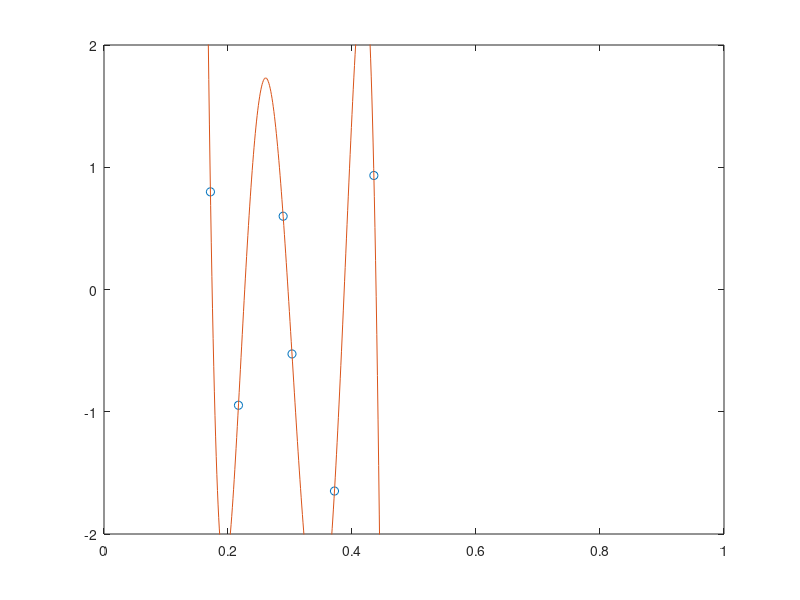
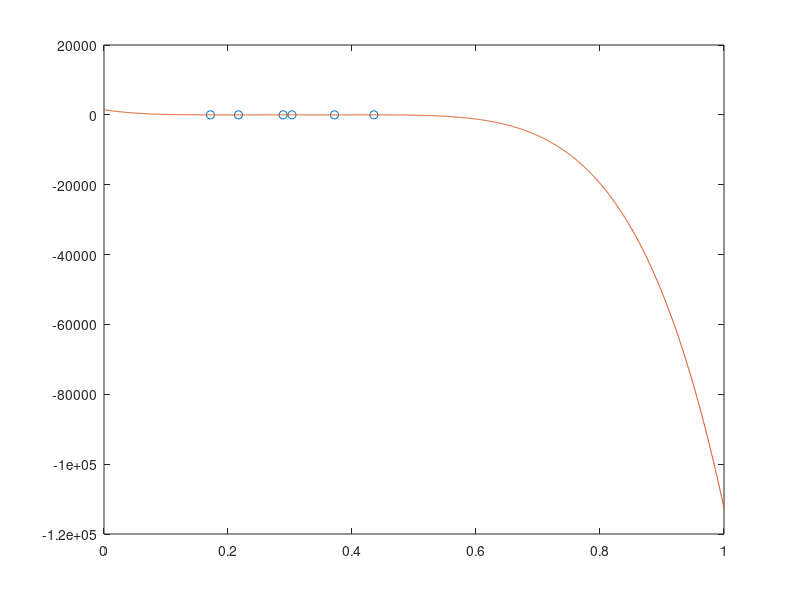
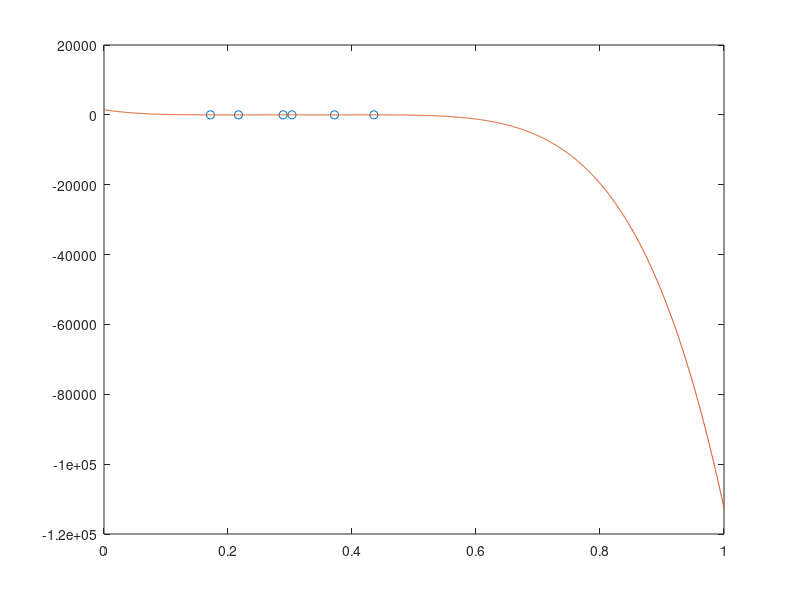
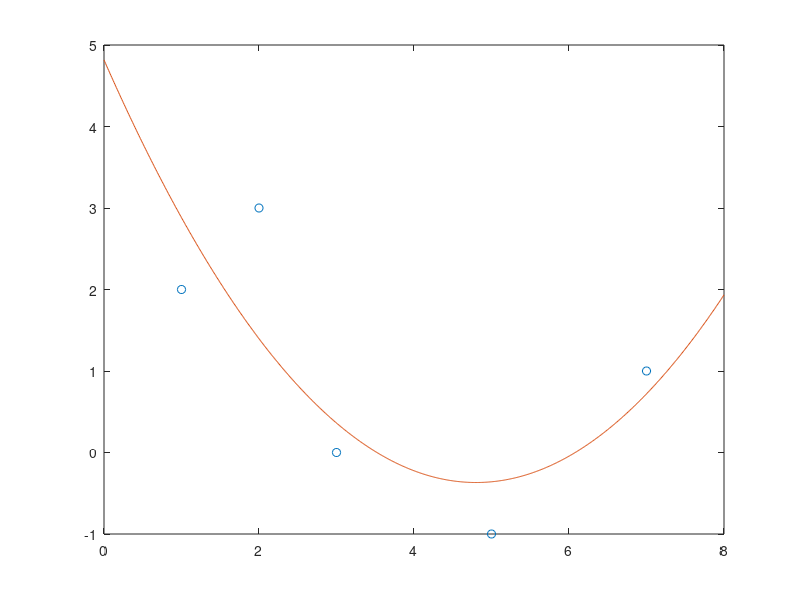

MATLAB code for these plots, in order:
% CLASS22OCT   Solve polynomial interpolation and least squares fit problems.

x = rand(1,6);
y = randn(1,6)'
plot(x,y,'o');

format short g
A = fliplr(vander(x))

c = A\y

xfine = 0:.001:1;
figure(1)
plot(x,y,'o',xfine,c(1)+c(2)*xfine+c(3)*xfine.^2+c(4)*xfine.^3+c(5)*xfine.^4+c(6)*xfine.^5)
axis([0 1 -2 2])

p = polyfit(x,y',5)
figure(2)
plot(x,y,'o',xfine,polyval(p,xfine))

figure(3)
plot(x,y,'o',xfine,polyval(flipud(c),xfine))

x = [1 2 3 5 7];
y = [2 3 0 -1 1]';
A = fliplr(vander(x));
A = A(:,1:3)
c = A \ y
xfine = 0:.01:8;
figure(4)
plot(x,y,'o',xfine,c(1)+c(2)*xfine+c(3)*xfine.^2)

cnew = (A'*A) \ (A'*y)
norm(c-cnew)

cthird = polyfit(x,y',2)
norm(c-flipud(cthird'))

cond(A)
cond(A'*A)
sqrt(ans)
